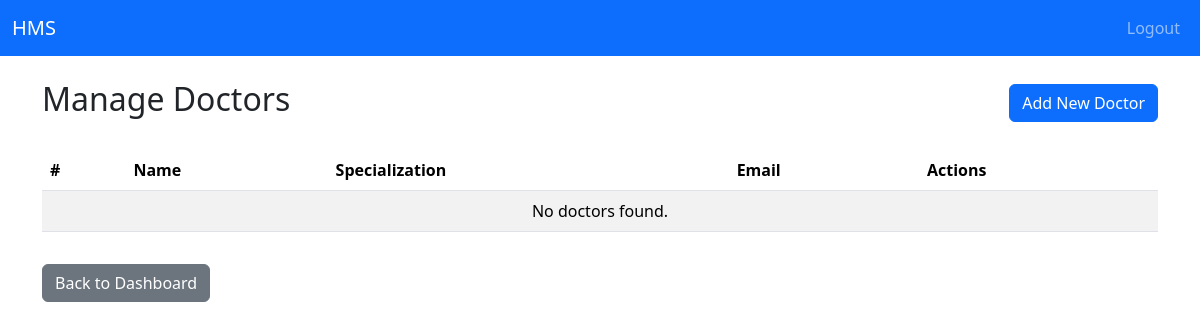
/admin/doctors (signed in), run on an earlier commit of the app's database.
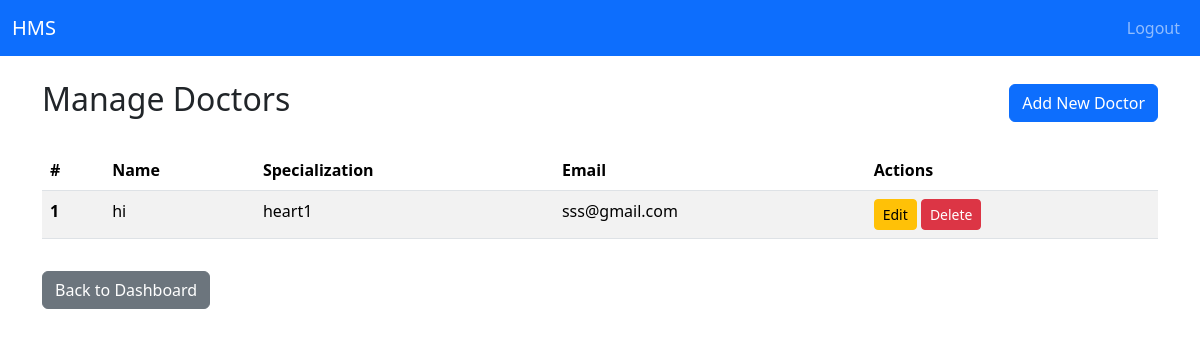
And on a later commit of the database.
### app.py (models this page shows, shortened)
class Doctor(db.Model):
    id = db.Column(db.Integer, primary_key=True)
    name = db.Column(db.String(100), nullable=False)
    specialization = db.Column(db.String(100), nullable=False)
    user_id = db.Column(db.Integer, db.ForeignKey('user.id'), nullable=False)
    user = db.relationship('User', backref=db.backref('doctor', uselist=False))

class User(UserMixin, db.Model):
    id = db.Column(db.Integer, primary_key=True)
    email = db.Column(db.String(100), unique=True, nullable=False)
    password_hash = db.Column(db.String(150), nullable=False)
    role = db.Column(db.String(50), nullable=False)

### app.py (the view)
@app.route('/admin/doctors')
@login_required
@admin_required
def manage_doctors():
    doctors=Doctor.query.all()
    return render_template('manage_doctors.html',doctors=doctors)

### app.py (called while the page is built)
@login_manager.user_loader
def load_user(user_id):
    return User.query.get(int(user_id))

def admin_required(f):
    @wraps(f)
    def decorated_function(*args, **kwargs):
        if not current_user.is_authenticated or current_user.role != 'admin':
            flash("You do not have permission to access this page.", "danger")
            return redirect(url_for('login'))
        return f(*args, **kwargs)
    return decorated_function

### templates/manage_doctors.html
{% extends "base.html" %}
{% block content %}
<div class="d-flex justify-content-between align-items-center mb-4">
    <h2>Manage Doctors</h2>
    <a href="{{ url_for('add_doctor') }}" class="btn btn-primary">Add New Doctor</a>
</div>
<table class="table table-striped table-hover">
    <thead>
        <tr>
            <th scope="col">#</th>
            <th scope="col">Name</th>
            <th scope="col">Specialization</th>
            <th scope="col">Email</th>
            <th scope="col">Actions</th>
        </tr>
    </thead>
    <tbody>
        {% for doctor in doctors %}
        <tr>
            <th scope="row">{{ loop.index }}</th>
            <td>{{ doctor.name }}</td>
            <td>{{ doctor.specialization }}</td>
            <td>{{ doctor.user.email }}</td>
            <td>
                <a href="{{ url_for('edit_doctor', doctor_id=doctor.id) }}" class="btn btn-sm btn-warning">Edit</a>
                <form action="{{ url_for('delete_doctor', doctor_id=doctor.id) }}" method="POST" class="d-inline">
                    <button type="submit" class="btn btn-sm btn-danger" onclick="return confirm('Are you sure you want to permanently delete this doctor and their account?');">Delete</button>
                </form>
            </td>
        </tr>
        {% else %}
        <tr>
            <td colspan="5" class="text-center">No doctors found.</td>
        </tr>
        {% endfor %}
    </tbody>
</table>
<a href="{{ url_for('admin_dashboard') }}" class="btn btn-secondary mt-3">Back to Dashboard</a>
{% endblock %}

### templates/base.html (shortened to what this page needs)
<!doctype html>
<html lang="en">
<head>
    <link href="https://cdn.jsdelivr.net/npm/bootstrap@5.3.2/dist/css/bootstrap.min.css" rel="stylesheet">
</head>
<body>
    <nav class="navbar navbar-expand-lg navbar-dark bg-primary">
        <div class="container-fluid">
            <a class="navbar-brand" href="/">HMS</a>
            <div class="collapse navbar-collapse">
                <ul class="navbar-nav ms-auto mb-2 mb-lg-0">
                    {% if current_user.is_authenticated %}
                        <li class="nav-item"><a class="nav-link" href="{{ url_for('logout') }}">Logout</a></li>
                    {% else %}
                        <li class="nav-item"><a class="nav-link" href="{{ url_for('login') }}">Login</a></li>
                    {% endif %}
                </ul>
            </div>
        </div>
    </nav>
    <div class="container mt-4">
        {% block content %}{% endblock %}
    </div>
</body>
</html>

What changed in the data, as far as the page shows it:
added Doctor: name "hi", specialization "heart1", user.email "sss@gmail.com"
Also different on the page:
text no longer shown: "No doctors found."
